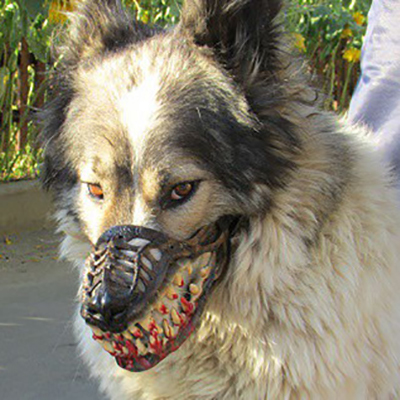
#> input picture Harshith Vashishtha Course/sharpness/dog.png, 400 x 400 px
$ python sharpness.py
#> lines starting #> are read from the running program, lines starting #| are printed output that depends on the picture
from PIL import Image, ImageEnhance
import os

image = Image.open('dog.png')
#> image is the input picture: PIL image 400x400 RGB; mean R, G, B 135.8, 129.2, 110
enhancer = ImageEnhance.Sharpness(image)
enhancer.enhance(10).save('dog_extremeSharp.jpg')
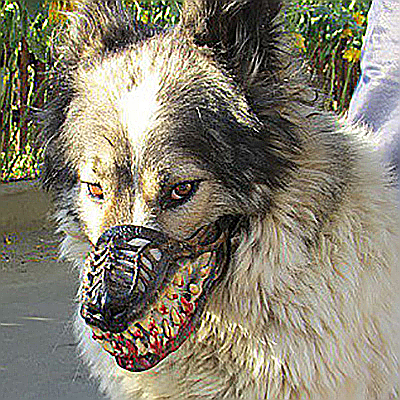
#> saved as dog_extremeSharp.jpg: PIL image 400x400 RGB; mean R, G, B 134.8, 128.8, 111.5
#below 0 blury
# 0 : blurry
# 1: original image
# 2 : image with increased sharpness
